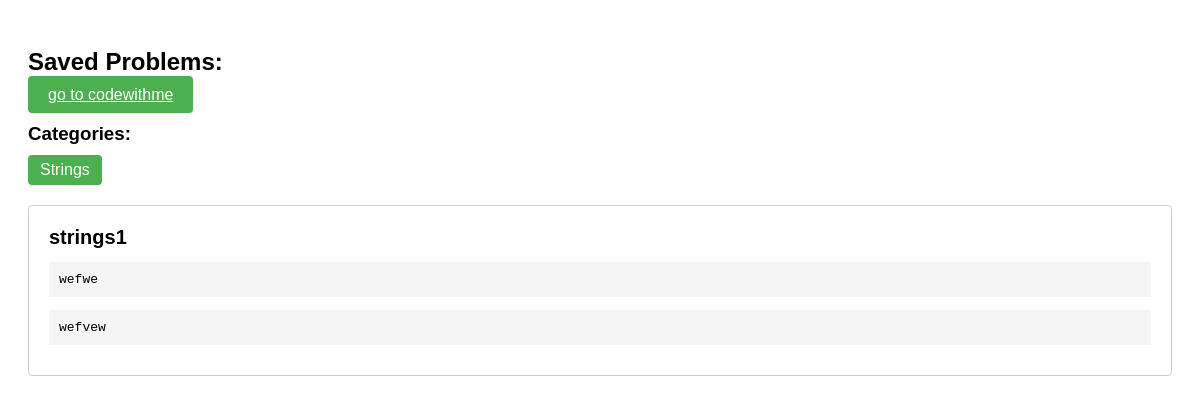
/viewcode, run on an earlier commit of the app's database.
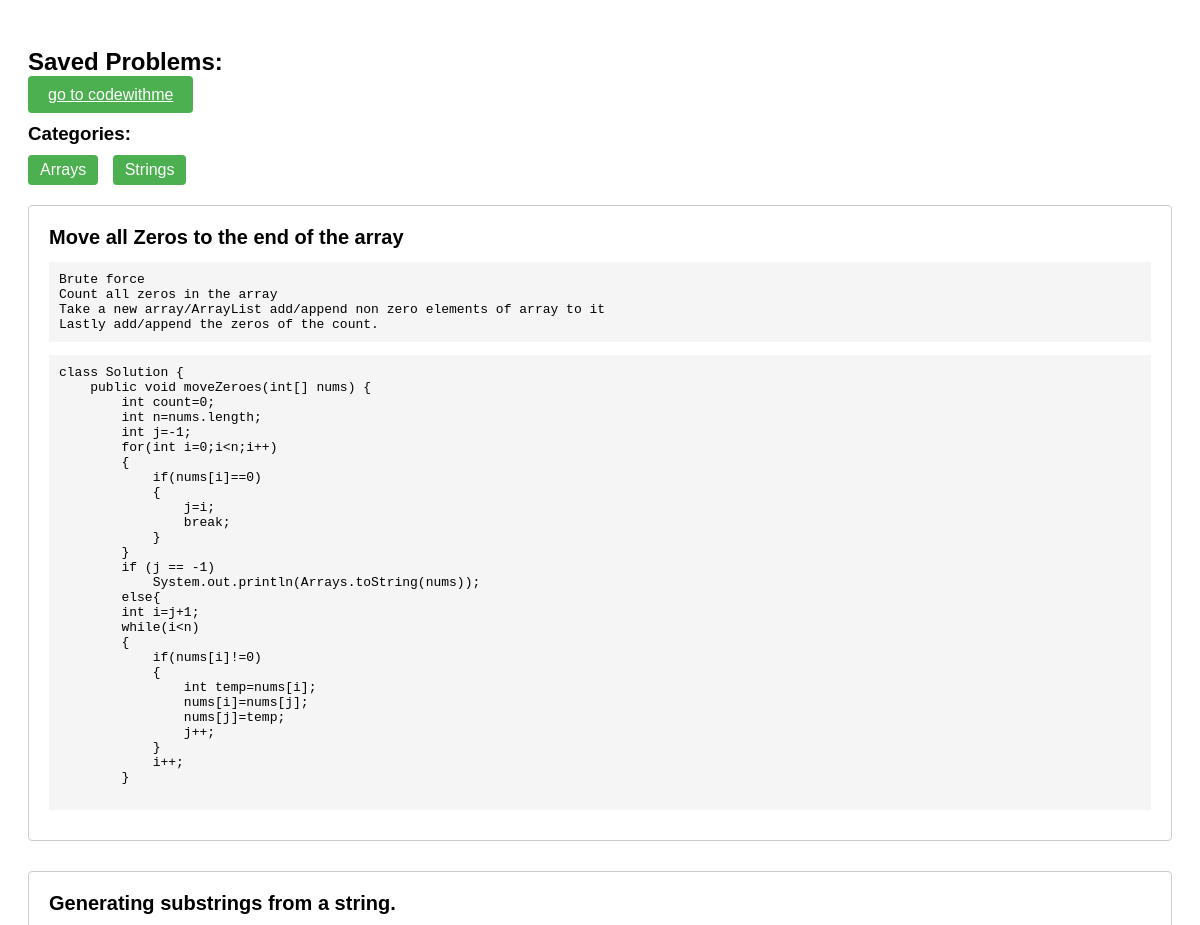
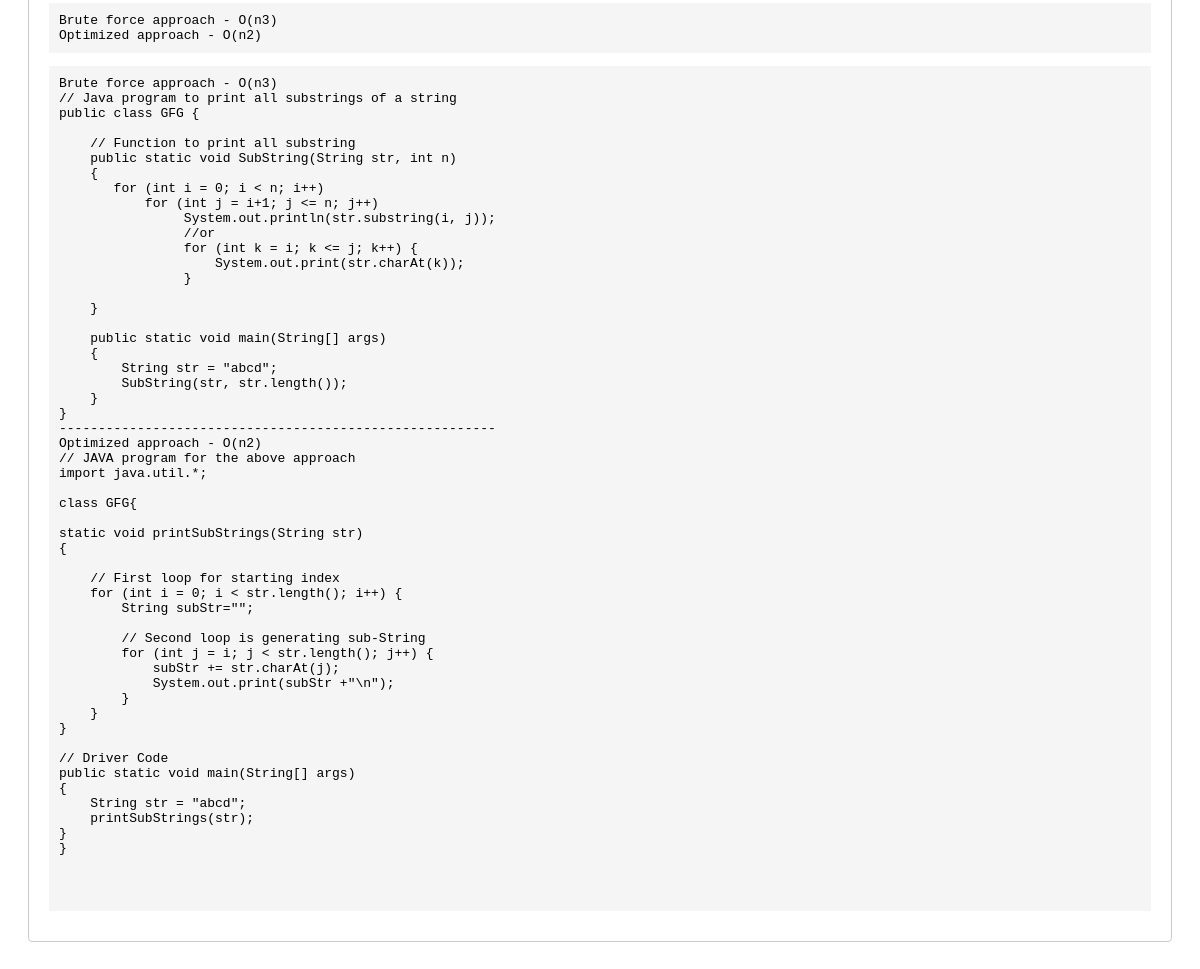
And on a later commit of the database (2 pictures, top to bottom).
### tables this page shows
CREATE TABLE problems
                 (id INTEGER PRIMARY KEY AUTOINCREMENT,
                 problem_name TEXT,
                 problem_description TEXT,
                 code TEXT,
                 category TEXT);

### app.py (the view)
@app.route('/viewcode')
def viewcode():
    conn = sqlite3.connect('coding_problems.db')
    c = conn.cursor()
    c.execute("SELECT DISTINCT category FROM problems")
    categories = c.fetchall()
    c.execute("SELECT * FROM problems")
    problems = c.fetchall()
    conn.close()
    return render_template('viewcode.html', problems=problems, categories=categories)

### templates/viewcode.html (shortened to what this page needs)
<!DOCTYPE html>
<html>
<head>
</head>
<body>
    <h2>Saved Problems:</h2>
    <a href="/codewithme" class="codewithme_button">go to codewithme</a>
    <div class="navigation">
        <h3>Categories:</h3>
        <ul>
            {% for category in categories %}
                <li><a href="/viewcode/{{ category[0] }}">{{ category[0] }}</a></li>
            {% endfor %}
        </ul>
    </div>
    {% for problem in problems %}
        {% if not category_filter or problem[4] == category_filter %}
            <div class="problem">
                <h3>{{ problem[1] }}</h3>
                <pre>{{ problem[2] }}</pre>
                <pre>{{ problem[3] }}</pre>
            </div>
        {% endif %}
    {% endfor %}
</body>
</html>

### templates/viewcode.html (style rules this page uses)
body { font-family: Arial, sans-serif; padding: 20px; }
h2 { margin-bottom: 10px; }
.problem { margin-bottom: 30px; padding: 20px; border: 1px solid #ccc; border-radius: 4px; }
.problem h3 { margin-top: 0; font-size: 20px; margin-bottom: 10px; }
.problem pre { background-color: #f5f5f5; padding: 10px; white-space: pre-wrap; margin-bottom: 10px; }
.navigation { margin-bottom: 20px; }
.navigation h3 { margin-bottom: 10px; }
.navigation ul { list-style: none; padding: 0; margin: 0; }
.navigation li { display: inline-block; margin-right: 10px; }
.navigation a { display: inline-block; padding: 6px 12px; background-color: #4CAF50; color: #fff; text-decoration: none; border-radius: 4px; }
.codewithme_button { background-color: #4CAF50; color: white; padding: 10px 20px; font-size: 16px; border: none; cursor: pointer; border-radius: 4px; }

What changed in the data, as far as the page shows it:
removed problems: problem_name "strings1", problem_description "wefwe", code "wefvew"
added problems: problem_name "Move all Zeros to the end of the array", problem_description "Brute force Count all zeros in the array Take a new array/ArrayList add/append non zero elements of array to it Lastly add/append the zeros of the count.", code "class Solution { public void moveZeroes(int[] nums) { int count=0; int n=nums.length; int j=-1; for(int i=0;i<n;i++) { if(nums[i]==0) { j=i; break; } } if (j == -1) System.out.println(Arrays.toString(nums)); else{ int i=j+1; while(i<n) { if(nums[i]!=0) { int temp=nums[i]; nums[i]=nums[j]; nums[j]=temp; j++; } i++; }"
added problems: problem_name "Generating substrings from a string.", problem_description "Brute force approach - O(n3) Optimized approach - O(n2)", code "Brute force approach - O(n3) // Java program to print all substrings of a string public class GFG { // Function to print all substring public static void SubString(String str, int n) { for (int i = 0; i < n; i++) for (int j = i+1; j <= n; j++) System.out.println(str.substring(i, j)); //or for (int k = i; k <= j; k++) { System.out.print(str.charAt(k)); } } public static void main(String[] args) { String str = \"abcd\"; SubString(str, str.length()); } } -------------------------------------------------------- Optimized approach - O(n2) // JAVA program for the above approach import java.util.*; class GFG{ static void printSubStrings(String str) { // First loop for starting index for (int i = 0;…"
Also different on the page:
new list line: "Arrays"
